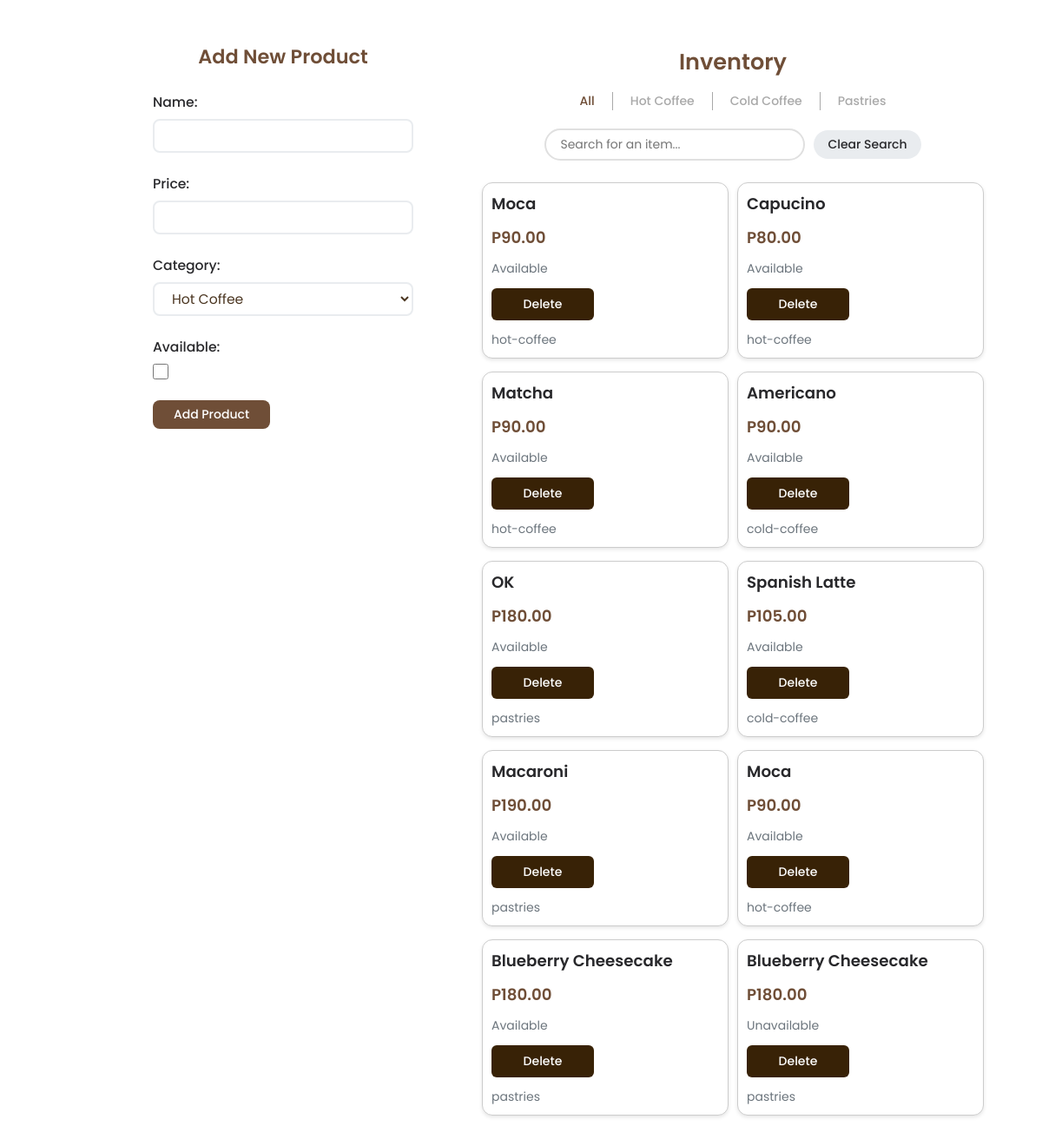
Before: /inventory (signed in) with the older database file.
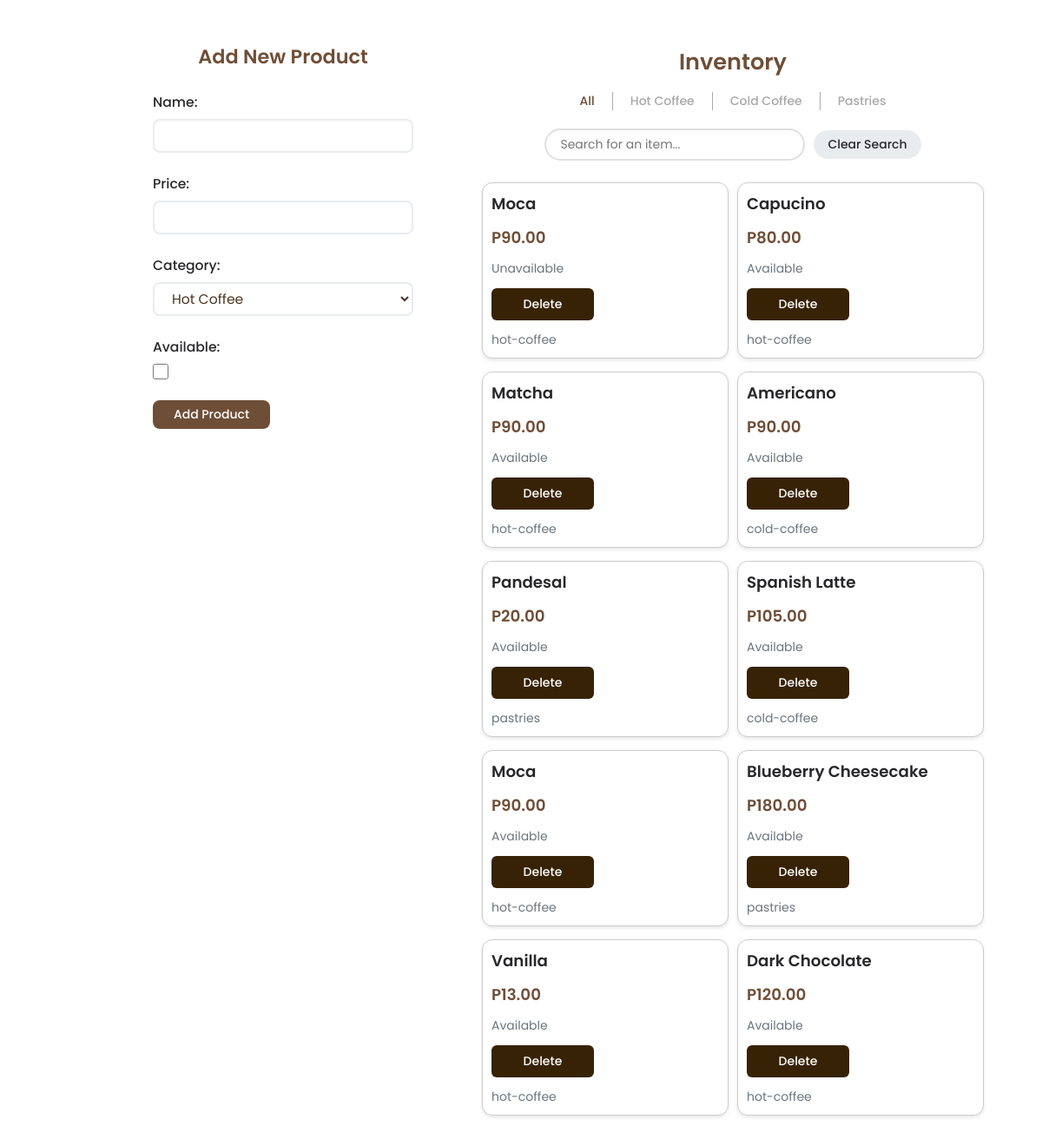
After: the same page with the newer database file.
### tables this page shows
CREATE TABLE products (
                id INTEGER PRIMARY KEY AUTOINCREMENT,
                name TEXT NOT NULL,
                price DECIMAL(10, 2) NOT NULL,
                is_available BOOLEAN DEFAULT 1,
                category TEXT NOT NULL,
                is_deleted BOOLEAN DEFAULT 0
            );

### app.py (the view)
@app.route("/inventory")
@login_required
def inventory():
    return getProducts()

### app.py (called while the page is built)
@app.before_request
def setup():
    init_db(DB)

### auth.py (called while the page is built)
def login_required(f):
    @wraps(f)
    def decorated(*args, **kwargs):
        if "user" not in session:
            return redirect(url_for("login"))
        return f(*args, **kwargs)
    return decorated

### templates/inventory.html (shortened to what this page needs)
{% extends 'layout.html' %}
{% block content %}
<link rel="stylesheet" href="{{ url_for('static', filename='css/inventory.css') }}">
<section class="main-content">
    <div class="manage-inventory">
    <form id="product-form"
          action="{% if edit_product %}{{ url_for('edit_product', product_id=edit_product.id) }}{% else %}{{ url_for('add_product') }}{% endif %}"
          method="post">
        <h3 id="form-title">{% if edit_product %}Edit Product{% else %}Add New Product{% endif %}</h3>
        <div>
            <label for="name">Name:</label>
            <input type="text" name="name" id="product-name" value="{% if edit_product %}{{ edit_product.name }}{% endif %}" required>
        </div>
        <div>
            <label for="price">Price:</label>
            <input type="number" step="0.01" name="price" id="product-price" value="{% if edit_product %}{{ edit_product.price }}{% endif %}" required>
        </div>
        <div>
            <label for="category">Category:</label>
            <select name="category" id="product-category" required>
                <option value="hot-coffee" {% if edit_product and edit_product.category == 'hot-coffee' %}selected{% endif %}>Hot Coffee</option>
            </select>
        </div>
        <div>
            <label class="label-is-available" for="is_available">Available:</label>
            <input type="checkbox" name="is_available" id="product-available" {% if edit_product and edit_product.is_available %}checked{% endif %}>
        </div>
        <div class="buttons_flex">
            <button type="submit" id="submit-button">{% if edit_product %}Update Product{% else %}Add Product{% endif %}</button>
        </div>
    </form>
    </div>
    <div class="products-section">
        <div class="inventory">
            <h2 class="section-title">Inventory</h2>
            <div id="category-container" class="categories-container">
                <ul class="categories">
                    <li data-category="all"><a href="#">All</a></li>
                    <li data-category="hot-coffee"><a href="#">Hot Coffee</a></li>
                    <li data-category="cold-coffee"><a href="#">Cold Coffee</a></li>
                    <li data-category="pastries"><a href="#">Pastries</a></li>
                </ul>
            </div>
            <div class="search-container">
                <input type="text" name="search-bar" id="search-query" class="search-input" placeholder="Search for an item...">
                <button type="button" id="clear-search-button">Clear Search</button>
            </div>
            <ul id="product-list" class="products-grid">
                {% for product in products %}
                    {% if product['name'] %}
                    <li
                        class="product-item product-card"
                        data-id="{{ product['id'] }}"
                        data-name="{{ product['name']|replace("'", "\\'")|replace('\\', '\\\\') }}"
                        data-price="{{ product['price'] }}"
                        data-category="{{ product['category']|replace("'", "\\'")|replace('\\', '\\\\') }}"
                        data-available="{{ 'true' if product['is_available'] else 'false' }}"
                        onclick="selectProduct(this)"
                    >
                        <h4>{{ product['name'] }}</h4>
                        <p class="product-price">P{{ '%.2f'|format(product['price']) }}</p>
                        <p>{{ "Available" if product['is_available'] else "Unavailable" }}</p>
                        <form action="{{ url_for('delete_product', product_id=product['id']) }}" method="post">
                            <button type="submit" onclick="event.stopPropagation(); return confirm('Are you sure you want to delete this product?');">Delete</button>
                        </form>
                        <p>{{ product['category'] }}</p>
                    </li>
                    {% endif %}
                {% endfor %}
            </ul>
        </div>
    </div>
</section>
{% endblock %}

Changed rows visible on the page:
no longer on this page (row edited): products: name "Macaroni", price "190.00", is_available "Available", category "pastries"
no longer on this page (row edited): products: name "Blueberry Cheesecake", price "180.00", is_available "Unavailable", category "pastries"
changed products: is_available "Available" → "Unavailable"
changed products: name "OK" → "Pandesal"; price "180.00" → "20.00"
added products: name "Vanilla", price "13.00", is_available "Available", category "hot-coffee"
added products: name "Dark Chocolate", price "120.00", is_available "Available", category "hot-coffee"
